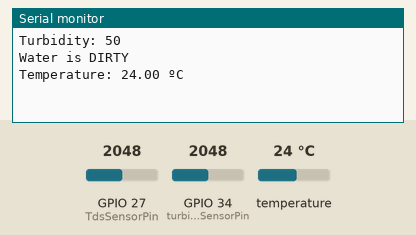
Simulated run of this sketch. Board: ESP32. Parts: the last lines printed to the serial monitor. Inputs (shaded band) come from the test bench; at power-on: GPIO 34 (turbiditySensorPin) = 2048, GPIO 27 (TdsSensorPin) = 2048, temperature 24 °C.

Above: at 1.5 s.
1.6 s: GPIO 34 (turbiditySensorPin) set to 2154
At 2.5 s:
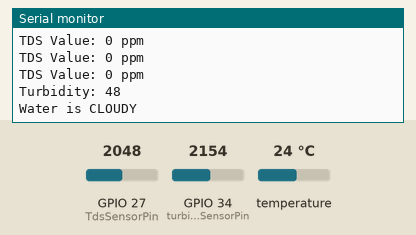
3.3 s: GPIO 34 (turbiditySensorPin) set to 3281
At 4.7 s:
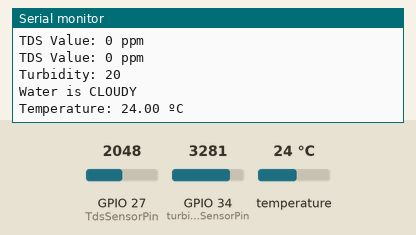
4.8 s: GPIO 34 (turbiditySensorPin) set to 3355
At 6.1 s:
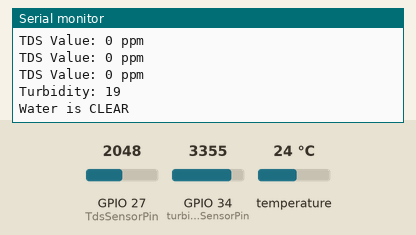
Timing chart, 0 to 7.8 s (numbered marks = the images above; inputs shaded):
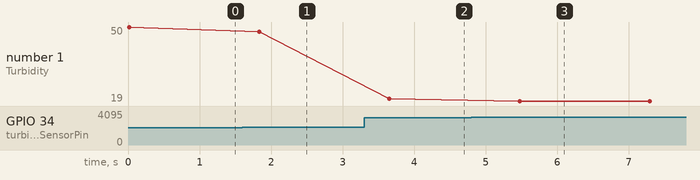

The sketch:

Water_Quality.ino
```cpp
#include <OneWire.h>          // Include library for OneWire protocol
#include <DallasTemperature.h> // Include library for DS18B20 temperature sensor

// Define constants and pins
#define TdsSensorPin 27       // Pin connected to the TDS sensor
#define VREF 3.3              // Analog reference voltage (Volt) of the ADC
#define SCOUNT 30             // Number of sample points for averaging

// Initialize variables for TDS sensor
int analogBuffer[SCOUNT];     // Array to store analog readings
int analogBufferTemp[SCOUNT]; // Temporary array for median filtering
int analogBufferIndex = 0;    // Current index for writing to the buffer
int copyIndex = 0;            // Index for copying data for processing
float averageVoltage = 0;     // Variable to store average voltage
float tdsValue = 0;           // Variable to store calculated TDS value
float temperature = 25;       // Default temperature for TDS compensation

// Setup OneWire and DallasTemperature for DS18B20
const int oneWireBus = 4;     // Pin for OneWire bus (DS18B20)
OneWire oneWire(oneWireBus);  // Create OneWire instance
DallasTemperature sensors(&oneWire); // Create DallasTemperature instance

// Turbidity sensor
int turbiditySensorPin = 34; // ADC pin connected to the turbidity sensor

// Function to calculate the median value from an array
int getMedianNum(int bArray[], int iFilterLen) {
  int bTab[iFilterLen]; // Temporary array for sorting
  for (byte i = 0; i < iFilterLen; i++)
    bTab[i] = bArray[i]; // Copy values to temporary array
  int i, j, bTemp;

  // Sort the temporary array using bubble sort
  for (j = 0; j < iFilterLen - 1; j++) {
    for (i = 0; i < iFilterLen - j - 1; i++) {
      if (bTab[i] > bTab[i + 1]) {
        bTemp = bTab[i];
        bTab[i] = bTab[i + 1];
        bTab[i + 1] = bTemp;
      }
    }
  }

  // Calculate median value
  if ((iFilterLen & 1) > 0) {
    bTemp = bTab[(iFilterLen - 1) / 2]; // Odd number of elements
  } else {
    // Even number of elements
    bTemp = (bTab[iFilterLen / 2] + bTab[iFilterLen / 2 - 1]) / 2;
  }
  return bTemp; // Return the median value
}

void setup() {
  Serial.begin(115200); // Start serial communication at 115200 baud
  pinMode(TdsSensorPin, INPUT); // Set TDS sensor pin as input
  pinMode(turbiditySensorPin, INPUT); // Set turbidity sensor pin as input
  sensors.begin(); // Initialize DS18B20 sensors
}

void loop() {
  // Read TDS sensor data every 40 milliseconds
  static unsigned long analogSampleTimepoint = millis();
  if (millis() - analogSampleTimepoint > 40U) {
    analogSampleTimepoint = millis(); // Update the timepoint
    analogBuffer[analogBufferIndex] = analogRead(TdsSensorPin); // Read analog value
    analogBufferIndex++; // Move to the next index
    if (analogBufferIndex == SCOUNT) {
      analogBufferIndex = 0; // Wrap around if at the end of buffer
    }
  }

  // Print TDS value every 800 milliseconds
  static unsigned long printTimepoint = millis();
  if (millis() - printTimepoint > 800U) {
    printTimepoint = millis(); // Update the timepoint
    for (copyIndex = 0; copyIndex < SCOUNT; copyIndex++) {
      analogBufferTemp[copyIndex] = analogBuffer[copyIndex]; // Copy buffer for processing

      // Calculate stable voltage value using median filtering
      averageVoltage = getMedianNum(analogBufferTemp, SCOUNT) * (float)VREF / 4096.0;

      // Temperature compensation formula
      float compensationCoefficient = 1.0 + 0.02 * (temperature - 25.0);
      // Apply temperature compensation
      float compensationVoltage = averageVoltage / compensationCoefficient;

      // Convert voltage to TDS value using a specific formula
      tdsValue = (133.42 * compensationVoltage * compensationVoltage * compensationVoltage -
                  255.86 * compensationVoltage * compensationVoltage +
                  857.39 * compensationVoltage) * 0.5;

      // Print calculated TDS value
      Serial.print("TDS Value: ");
      Serial.print(tdsValue, 0); // Print TDS value as integer
      Serial.println(" ppm");
    }
  }

  // Read turbidity sensor data
  int sensorValue = analogRead(turbiditySensorPin); // Read the turbidity sensor value
  int turbidity = map(sensorValue, 0, 4095, 100, 0); // Map the value to turbidity percentage

  // Print turbidity value
  Serial.print("Turbidity: ");
  Serial.println(turbidity); // Print turbidity value

  // Determine water quality based on turbidity value
  if (turbidity < 20) {
    Serial.println("Water is CLEAR"); // Clear water
  }
  else if (turbidity >= 20 && turbidity < 50) {
    Serial.println("Water is CLOUDY"); // Cloudy water
  }
  else if (turbidity >= 50) {
    Serial.println("Water is DIRTY"); // Dirty water
  }

  // Read temperature data from DS18B20
  sensors.requestTemperatures(); // Request temperature readings
  float temperatureC = sensors.getTempCByIndex(0); // Get temperature in Celsius
  float temperatureF = sensors.getTempFByIndex(0); // Get temperature in Fahrenheit

  // Print temperature
  Serial.print("Temperature: ");
  Serial.print(temperatureC); // Print temperature in Celsius
  Serial.println(" ºC");

  delay(1000); // Delay before the next loop iteration
}
```

Measured:
- the behaviour switches between 2088 and 2089 on GPIO 34 (turbiditySensorPin) (found by bisection; images 0 and 1)
- the behaviour switches between 3316 and 3317 on GPIO 34 (turbiditySensorPin) (found by bisection; images 2 and 3)
- after the input at 1.6 s, the serial monitor: prints a new line after 0.23 s (image 1)
- after the input at 3.3 s, the serial monitor: prints a new line after 0.35 s (image 2)
- after the input at 4.8 s, the serial monitor: prints a new line after 0.67 s (image 3)
- plotted number 1: 50 → 48 after the input at 1.6 s, 48 → 20 after the input at 3.3 s, 20 → 19 after the input at 4.8 s
